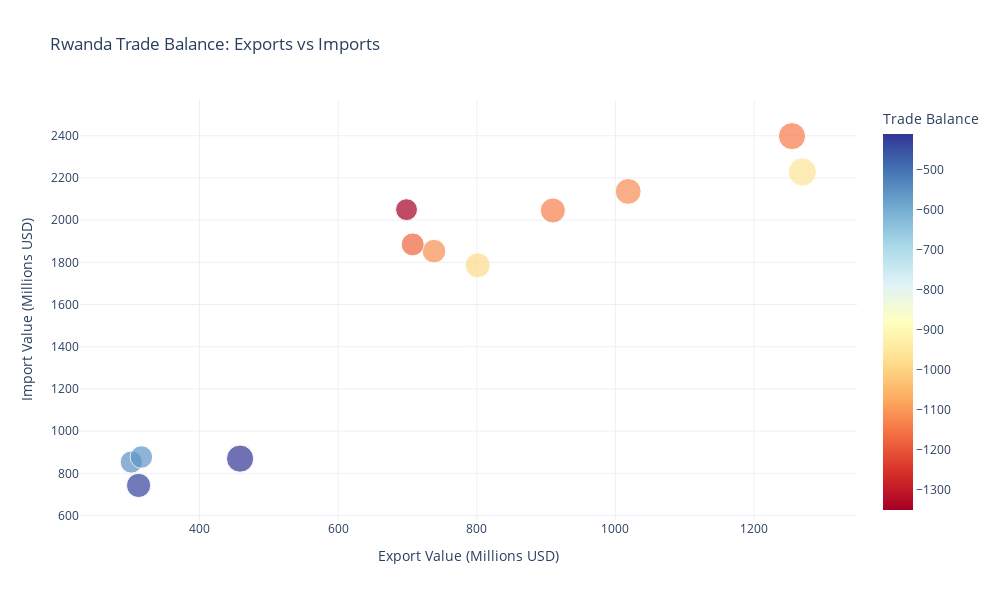
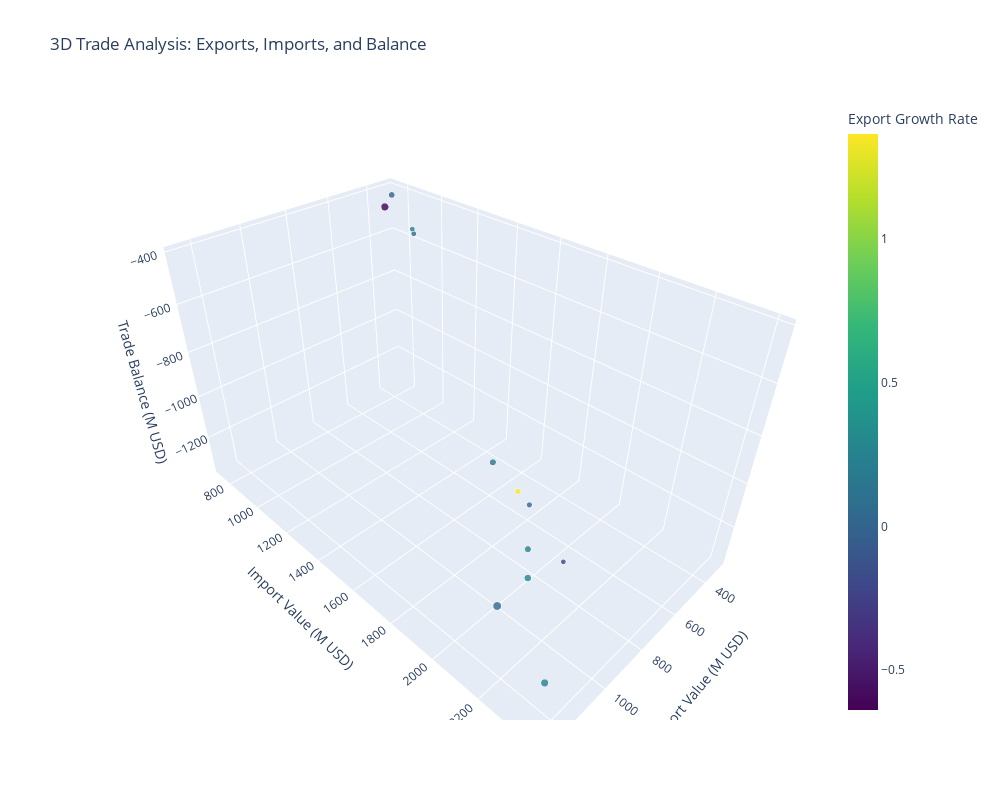

Notebook source saved alongside these figures, in order:
### Markdown cell above
## 4. Interactive Scatter Plots and 3D Visualizations

### Code cell
# Interactive scatter plots
print("📈 INTERACTIVE SCATTER PLOTS")
print("="*70)

# Create interactive scatter plot for exports vs imports
fig = px.scatter(trade_df, 
                 x='export_value', 
                 y='import_value',
                 color='trade_balance',
                 size='export_to_import_ratio',
                 hover_data=['quarter'],
                 title='Rwanda Trade Balance: Exports vs Imports',
                 labels={
                     'export_value': 'Export Value (Millions USD)',
                     'import_value': 'Import Value (Millions USD)',
                     'trade_balance': 'Trade Balance',
                     'export_to_import_ratio': 'Export/Import Ratio'
                 },
                 color_continuous_scale='RdYlBu',
                 template='plotly_white')

fig.update_layout(
    width=1000,
    height=600,
    showlegend=True
)

fig.show()

# 3D scatter plot for multi-dimensional analysis
fig_3d = go.Figure(data=[go.Scatter3d(
    x=trade_df['export_value'],
    y=trade_df['import_value'],
    z=trade_df['trade_balance'],
    mode='markers',
    marker=dict(
        size=trade_df['export_to_import_ratio'] * 10,
        color=trade_df['export_growth_rate'],
        colorscale='Viridis',
        opacity=0.8,
        showscale=True,
        colorbar=dict(title="Export Growth Rate")
    ),
    text=trade_df['quarter'],
    hovertemplate=
        '<b>Quarter: %{text}</b><br>' +
        'Exports: %{x:.2f}M<br>' +
        'Imports: %{y:.2f}M<br>' +
        'Trade Balance: %{z:.2f}M<br>' +
        '<extra></extra>'
)])

fig_3d.update_layout(
    title='3D Trade Analysis: Exports, Imports, and Balance',
    scene=dict(
        xaxis_title='Export Value (M USD)',
        yaxis_title='Import Value (M USD)',
        zaxis_title='Trade Balance (M USD)'
    ),
    width=1000,
    height=800
)

fig_3d.show()

# Save 3D visualization
fig_3d.write_html('visualizations/rwanda_trade_3d_analysis.html')
print("\n💾 3D trade analysis saved as 'visualizations/rwanda_trade_3d_analysis.html'")

### Figure 1 — Plotly figure (JSON) as saved in the notebook; plotly's stock layout.template omitted (floating-point values rounded to 4 significant figures)
{"data": [{"customdata": [["2022Q2"], ["2022Q3"], ["2022Q4"], ["2023Q1"], ["2023Q2"], ["2023Q3"], ["2023Q4"], ["2024Q1"], ["2024Q2"], ["2024Q3"], ["2024Q4"], ["2025Q1"]], "hovertemplate": "Export Value (Millions USD)=%{x}<br>Import Value (Millions USD)=%{y}<br>Export/Import Ratio=%{marker.size}<br>quarter=%{customdata[0]}<br>Trade Balance=%{marker.color}<extra></extra>", "legendgroup": "", "marker": {"color": [-552.2, -561.3, -430.8, -1115.0, -1136.0, -1351.0, -1178.0, -984.7, -1118.0, -1144.0, -958.7, -411.3], "coloraxis": "coloraxis", "size": [0.3532, 0.3602, 0.4201, 0.3984, 0.4446, 0.3408, 0.3753, 0.4487, 0.4767, 0.5232, 0.5698, 0.5271], "sizemode": "area", "sizeref": 0.001424, "symbol": "circle"}, "mode": "markers", "name": "", "orientation": "v", "showlegend": false, "type": "scatter", "x": [301.5, 316.1, 312.0, 738.2, 909.7, 698.6, 707.5, 801.3, 1018.0, 1255.0, 1270.0, 458.4], "xaxis": "x", "y": [853.7, 877.4, 742.8, 1853.0, 2046.0, 2050.0, 1885.0, 1786.0, 2136.0, 2398.0, 2228.0, 869.8], "yaxis": "y"}], "layout": {"coloraxis": {"colorbar": {"title": {"text": "Trade Balance"}}, "colorscale": [[0, "rgb(165,0,38)"], [0.1, "rgb(215,48,39)"], [0.2, "rgb(244,109,67)"], [0.3, "rgb(253,174,97)"], [0.4, "rgb(254,224,144)"], [0.5, "rgb(255,255,191)"], [0.6, "rgb(224,243,248)"], [0.7, "rgb(171,217,233)"], [0.8, "rgb(116,173,209)"], [0.9, "rgb(69,117,180)"], [1, "rgb(49,54,149)"]]}, "height": 600, "legend": {"itemsizing": "constant", "tracegroupgap": 0}, "showlegend": true, "title": {"text": "Rwanda Trade Balance: Exports vs Imports"}, "width": 1000, "xaxis": {"anchor": "y", "domain": [0, 1], "title": {"text": "Export Value (Millions USD)"}}, "yaxis": {"anchor": "x", "domain": [0, 1], "title": {"text": "Import Value (Millions USD)"}}}}

### Figure 2 — Plotly figure (JSON) as saved in the notebook; plotly's stock layout.template omitted (floating-point values rounded to 4 significant figures)
{"data": [{"hovertemplate": "<b>Quarter: %{text}</b><br>Exports: %{x:.2f}M<br>Imports: %{y:.2f}M<br>Trade Balance: %{z:.2f}M<br><extra></extra>", "marker": {"color": [0.2083, 0.04822, -0.01275, 1.366, 0.2323, -0.2321, 0.01276, 0.1326, 0.2709, 0.2321, 0.01189, -0.6389], "colorbar": {"title": {"text": "Export Growth Rate"}}, "colorscale": [[0, "#440154"], [0.1111, "#482878"], [0.2222, "#3e4989"], [0.3333, "#31688e"], [0.4444, "#26828e"], [0.5556, "#1f9e89"], [0.6667, "#35b779"], [0.7778, "#6ece58"], [0.8889, "#b5de2b"], [1, "#fde725"]], "opacity": 0.8, "showscale": true, "size": [3.532, 3.602, 4.201, 3.984, 4.446, 3.408, 3.753, 4.487, 4.767, 5.232, 5.698, 5.271]}, "mode": "markers", "text": ["2022Q2", "2022Q3", "2022Q4", "2023Q1", "2023Q2", "2023Q3", "2023Q4", "2024Q1", "2024Q2", "2024Q3", "2024Q4", "2025Q1"], "type": "scatter3d", "x": [301.5, 316.1, 312.0, 738.2, 909.7, 698.6, 707.5, 801.3, 1018.0, 1255.0, 1270.0, 458.4], "y": [853.7, 877.4, 742.8, 1853.0, 2046.0, 2050.0, 1885.0, 1786.0, 2136.0, 2398.0, 2228.0, 869.8], "z": [-552.2, -561.3, -430.8, -1115.0, -1136.0, -1351.0, -1178.0, -984.7, -1118.0, -1144.0, -958.7, -411.3]}], "layout": {"height": 800, "scene": {"xaxis": {"title": {"text": "Export Value (M USD)"}}, "yaxis": {"title": {"text": "Import Value (M USD)"}}, "zaxis": {"title": {"text": "Trade Balance (M USD)"}}}, "title": {"text": "3D Trade Analysis: Exports, Imports, and Balance"}, "width": 1000}}
